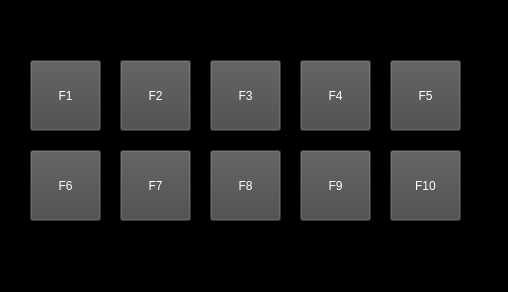
<?xml version="1.0" encoding="UTF-8"?>
<ui version="4.0">
 <class>FunctionKey</class>
 <widget class="QWidget" name="FunctionKey">
  <property name="geometry">
   <rect>
    <x>0</x>
    <y>0</y>
    <width>508</width>
    <height>292</height>
   </rect>
  </property>
  <property name="windowTitle">
   <string>Form</string>
  </property>
  <property name="styleSheet">
   <string notr="true">background-color:black;
color:white;
font-family:&quot;맑은 고딕&quot;;</string>
  </property>
  <widget class="QPushButton" name="pushButton">
   <property name="geometry">
    <rect>
     <x>30</x>
     <y>60</y>
     <width>71</width>
     <height>71</height>
    </rect>
   </property>
   <property name="styleSheet">
    <string notr="true">QPushButton
{
	background-color:#494949;
}

QPushButton:hover{
	background-color:qlineargradient(spread:pad, x1:0, y1:0, x2:0.857143, y2:0.857955, stop:0 rgba(76, 143, 255, 255), stop:1 rgba(255, 143, 133, 255));
	border:none;
}</string>
   </property>
   <property name="text">
    <string>F1</string>
   </property>
  </widget>
  <widget class="QPushButton" name="pushButton_2">
   <property name="geometry">
    <rect>
     <x>120</x>
     <y>60</y>
     <width>71</width>
     <height>71</height>
    </rect>
   </property>
   <property name="styleSheet">
    <string notr="true">QPushButton
{
	background-color:#494949;
}

QPushButton:hover{
	background-color:qlineargradient(spread:pad, x1:0, y1:0, x2:0.857143, y2:0.857955, stop:0 rgba(76, 143, 255, 255), stop:1 rgba(255, 143, 133, 255));
	border:none;
}</string>
   </property>
   <property name="text">
    <string>F2</string>
   </property>
  </widget>
  <widget class="QPushButton" name="pushButton_3">
   <property name="geometry">
    <rect>
     <x>210</x>
     <y>60</y>
     <width>71</width>
     <height>71</height>
    </rect>
   </property>
   <property name="styleSheet">
    <string notr="true">QPushButton
{
	background-color:#494949;
}

QPushButton:hover{
	background-color:qlineargradient(spread:pad, x1:0, y1:0, x2:0.857143, y2:0.857955, stop:0 rgba(76, 143, 255, 255), stop:1 rgba(255, 143, 133, 255));
	border:none;
}</string>
   </property>
   <property name="text">
    <string>F3</string>
   </property>
  </widget>
  <widget class="QPushButton" name="pushButton_4">
   <property name="geometry">
    <rect>
     <x>300</x>
     <y>60</y>
     <width>71</width>
     <height>71</height>
    </rect>
   </property>
   <property name="styleSheet">
    <string notr="true">QPushButton
{
	background-color:#494949;
}

QPushButton:hover{
	background-color:qlineargradient(spread:pad, x1:0, y1:0, x2:0.857143, y2:0.857955, stop:0 rgba(76, 143, 255, 255), stop:1 rgba(255, 143, 133, 255));
	border:none;
}</string>
   </property>
   <property name="text">
    <string>F4</string>
   </property>
  </widget>
  <widget class="QPushButton" name="pushButton_5">
   <property name="geometry">
    <rect>
     <x>390</x>
     <y>60</y>
     <width>71</width>
     <height>71</height>
    </rect>
   </property>
   <property name="styleSheet">
    <string notr="true">QPushButton
{
	background-color:#494949;
}

QPushButton:hover{
	background-color:qlineargradient(spread:pad, x1:0, y1:0, x2:0.857143, y2:0.857955, stop:0 rgba(76, 143, 255, 255), stop:1 rgba(255, 143, 133, 255));
	border:none;
}</string>
   </property>
   <property name="text">
    <string>F5</string>
   </property>
  </widget>
  <widget class="QPushButton" name="pushButton_6">
   <property name="geometry">
    <rect>
     <x>30</x>
     <y>150</y>
     <width>71</width>
     <height>71</height>
    </rect>
   </property>
   <property name="styleSheet">
    <string notr="true">QPushButton
{
	background-color:#494949;
}

QPushButton:hover{
	background-color:qlineargradient(spread:reflect, x1:0, y1:0, x2:1, y2:1, stop:0 rgba(255, 229, 129, 255), stop:1 rgba(255, 109, 96, 223));
	border:none;
	color:black;
}</string>
   </property>
   <property name="text">
    <string>F6</string>
   </property>
  </widget>
  <widget class="QPushButton" name="pushButton_7">
   <property name="geometry">
    <rect>
     <x>120</x>
     <y>150</y>
     <width>71</width>
     <height>71</height>
    </rect>
   </property>
   <property name="styleSheet">
    <string notr="true">QPushButton
{
	background-color:#494949;
}

QPushButton:hover{
	background-color:qlineargradient(spread:reflect, x1:0, y1:0, x2:1, y2:1, stop:0 rgba(255, 229, 129, 255), stop:1 rgba(255, 109, 96, 223));
	border:none;
	color:black;
}</string>
   </property>
   <property name="text">
    <string>F7</string>
   </property>
  </widget>
  <widget class="QPushButton" name="pushButton_8">
   <property name="geometry">
    <rect>
     <x>210</x>
     <y>150</y>
     <width>71</width>
     <height>71</height>
    </rect>
   </property>
   <property name="styleSheet">
    <string notr="true">QPushButton
{
	background-color:#494949;
}

QPushButton:hover{
	background-color:qlineargradient(spread:reflect, x1:0, y1:0, x2:1, y2:1, stop:0 rgba(255, 229, 129, 255), stop:1 rgba(255, 109, 96, 223));
	border:none;
	color:black;
}</string>
   </property>
   <property name="text">
    <string>F8</string>
   </property>
  </widget>
  <widget class="QPushButton" name="pushButton_9">
   <property name="geometry">
    <rect>
     <x>300</x>
     <y>150</y>
     <width>71</width>
     <height>71</height>
    </rect>
   </property>
   <property name="styleSheet">
    <string notr="true">QPushButton
{
	background-color:#494949;
}

QPushButton:hover{
	background-color:qlineargradient(spread:reflect, x1:0, y1:0, x2:1, y2:1, stop:0 rgba(255, 229, 129, 255), stop:1 rgba(255, 109, 96, 223));
	border:none;
	color:black;
}</string>
   </property>
   <property name="text">
    <string>F9</string>
   </property>
  </widget>
  <widget class="QPushButton" name="pushButton_10">
   <property name="geometry">
    <rect>
     <x>390</x>
     <y>150</y>
     <width>71</width>
     <height>71</height>
    </rect>
   </property>
   <property name="styleSheet">
    <string notr="true">QPushButton
{
	background-color:#494949;
}

QPushButton:hover{
	background-color:qlineargradient(spread:reflect, x1:0, y1:0, x2:1, y2:1, stop:0 rgba(255, 229, 129, 255), stop:1 rgba(255, 109, 96, 223));
	border:none;
	color:black;
}</string>
   </property>
   <property name="text">
    <string>F10</string>
   </property>
  </widget>
 </widget>
 <resources/>
 <connections/>
</ui>
